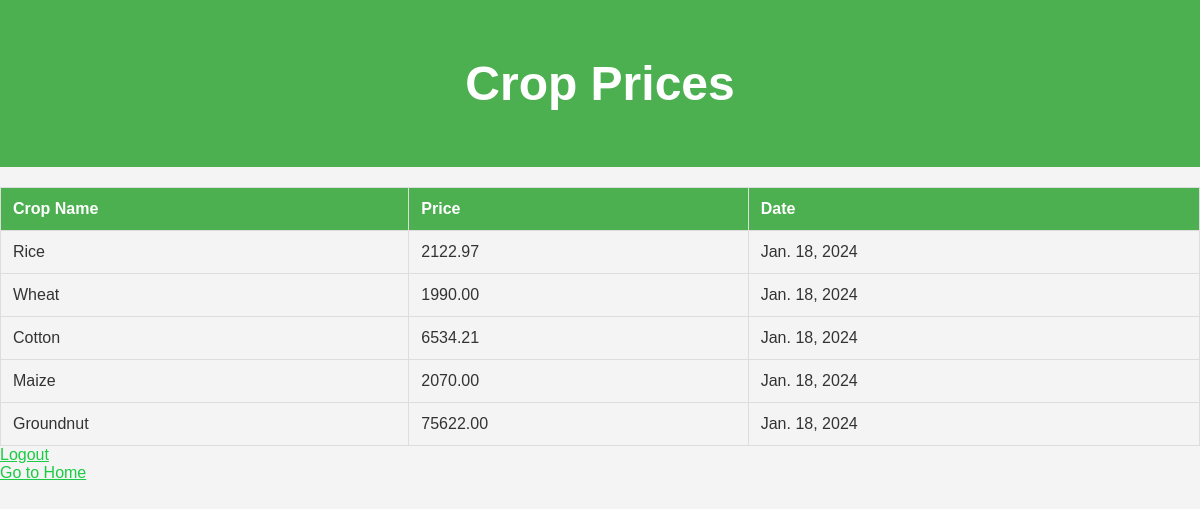
/crop_prices/prices/ (signed in), run on the app's committed database.
### crop_prices_app/models.py (models this page shows, shortened)
class Price(models.Model):
    crop = models.ForeignKey(Crop, on_delete=models.CASCADE)
    price = models.DecimalField(max_digits=10, decimal_places=2)
    date = models.DateField()

class Crop(models.Model):
    name = models.CharField(max_length=100)

### crop_prices_app/views.py (the view)
# urls.py: path('prices/', prices, name='prices'),
@login_required(login_url='crop_prices:login')
def prices(request):
    crops = Crop.objects.all()
    prices = Price.objects.filter(date__lte='2024-01-18')[:10]
    return render(request, 'prices.html', {'crops': crops, 'prices': prices})

### crop_prices_app/templates/prices.html (shortened to what this page needs)
<!DOCTYPE html>
<html lang="en">
<head>
</head>
<body>
    <header>
        <h1>Crop Prices</h1>
    </header>
    <table>
        <thead>
            <tr>
                <th>Crop Name</th>
                <th>Price</th>
                <th>Date</th>
            </tr>
        </thead>
        <tbody>
            {% for price in prices %}
            <tr>
                <td>{{ price.crop.name }}</td>
                <td>{{ price.price }}</td>
                <td>{{ price.date }}</td>
            </tr>
            {% endfor %}
        </tbody>
    </table>
    <a style="color: rgb(27, 203, 68);" href="{% url 'crop_prices:logout' %}">Logout</a>
    <br>
    <a style="color: rgb(27, 203, 68);" href="{% url 'crop_prices:home' %}">Go to Home</a>
</body>
</html>

### crop_prices_app/templates/prices.html (style rules this page uses)
body { font-family: 'Arial', sans-serif; background-color: #f4f4f4; color: #333; margin: 0; padding: 0; }
header { background-color: #4CAF50; padding: 1em; text-align: center; color: white; font-size: 1.5em; }
table { width: 100%; border-collapse: collapse; margin-top: 20px; }
th, td { border: 1px solid #ddd; padding: 12px; text-align: left; }
th { background-color: #4CAF50; color: white; }

### data on the page
Price: crop.name "Rice", price "2122.97", date "Jan. 18, 2024"
Price: crop.name "Wheat", price "1990.00", date "Jan. 18, 2024"
Price: crop.name "Cotton", price "6534.21", date "Jan. 18, 2024"
Price: crop.name "Maize", price "2070.00", date "Jan. 18, 2024"
Price: crop.name "Groundnut", price "75622.00", date "Jan. 18, 2024"
